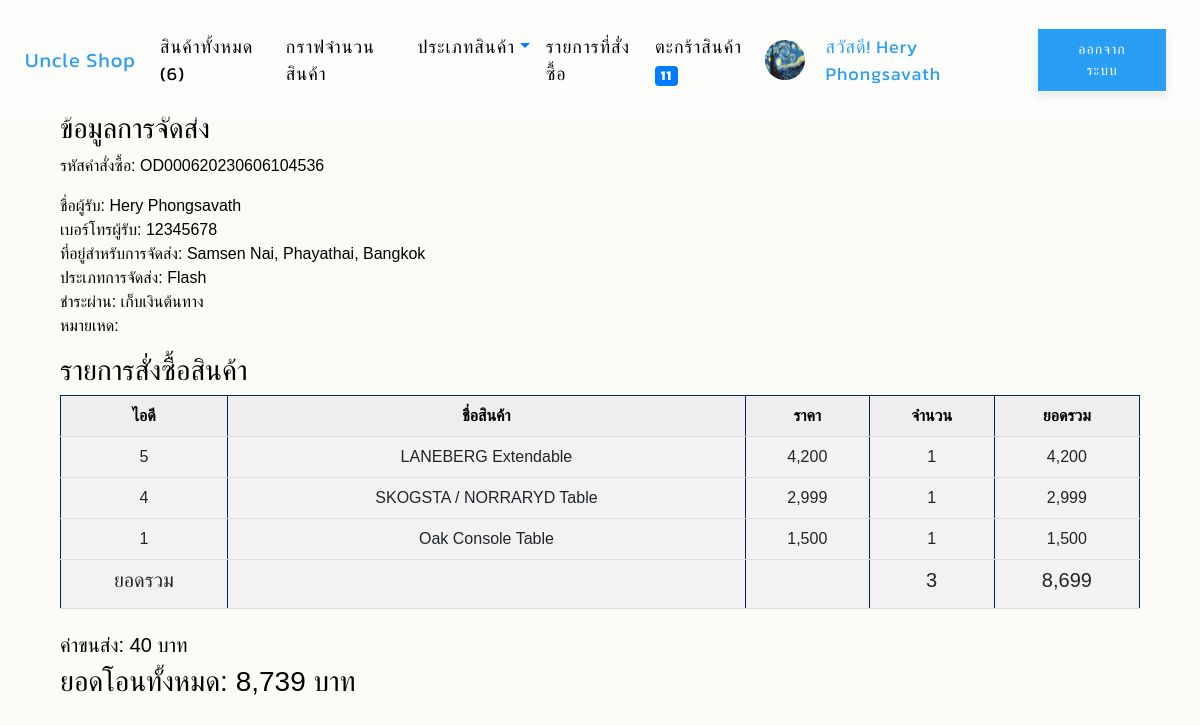
The app's page /myorder/OD000620230606104536/ (signed in) with its own data.
### app_uncle_shop/models.py (models this page shows, shortened)
class Profile(models.Model):
    user = models.OneToOneField(User, on_delete=models.CASCADE)
    photo = models.ImageField(upload_to="photoprofile",
                              null=True, blank=True, default='default.png')
    usertype = models.CharField(max_length=100, default='member')
    cartquan = models.IntegerField(default=0)

class OrderPending(models.Model):
    orderid = models.CharField(max_length=100)
    user = models.ForeignKey(User, on_delete=models.CASCADE)
    name = models.CharField(max_length=100)
    tel = models.CharField(max_length=100)
    address = models.TextField()
    shipping = models.CharField(max_length=100)
    payment = models.CharField(max_length=100)
    other = models.TextField(null=True, blank=True)
    stamp = models.DateTimeField(auto_now_add=True, blank=True, null=True)
    paid = models.BooleanField(default=False)
    confirmed = models.BooleanField(default=False)
    slip = models.ImageField(upload_to="slip", null=True, blank=True)
    slip_time = models.DateField(null=True, blank=True)
    bank_account = models.CharField(
        max_length=50,
        choices=[('KBank', 'KBank'), ('SCB', 'SCB'),
                 ('TTB', 'TTB'), ('KTB', 'KTB'),
                 ('BBL', 'BBL'), ('BAY', 'BAY'),
                 ('อื่นๆ', 'อื่นๆ'), ],
        default='KBank'
    )
    paymentid = models.CharField(max_length=100, null=True, blank=True)
    tracking_number = models.CharField(max_length=100, null=True, blank=True)

class OrderProduct(models.Model):
    orderid = models.CharField(max_length=100)
    productid = models.CharField(max_length=100)
    productname = models.CharField(max_length=100)
    price = models.IntegerField()
    quantity = models.IntegerField()
    total = models.IntegerField()

### app_uncle_shop/views.py (the view)
# urls.py: path('myorder/<str:orderid>/', my_order, name='my-order-page'),
def my_order(request, orderid):
    username = request.user.username
    user = User.objects.get(username=username)
    order_pending = OrderPending.objects.get(orderid=orderid)
    if user != order_pending.user:
        return redirect('all-product-page')
    order_product = OrderProduct.objects.filter(orderid=orderid)
    total = sum([o.total for o in order_product])
    order_pending.total = total
    count = sum([o.quantity for o in order_product])
    if order_pending.shipping == 'flash':
        shipping_cost = sum(
            [20 if i == 0 else 10 for i in range(count)])
    elif order_pending.shipping == 'kerry':
        shipping_cost = sum(
            [20 if i == 0 else 8 for i in range(count)])
    elif order_pending.shipping == 'j&t':
        shipping_cost = sum(
            [20 if i == 0 else 9 for i in range(count)])
    elif order_pending.shipping == 'thailandpost':
        shipping_cost = sum(
            [20 if i == 0 else 12 for i in range(count)])
    else:
        shipping_cost = sum(
            [20 if i == 0 else 11 for i in range(count)])
    if order_pending.payment == 'cod':
        shipping_cost += 10
    order_pending.shipping_cost = shipping_cost
    context = {"order_pending": order_pending,
               "order_product": order_product,
               "total": total, "count": count}
    return render(request, 'app_uncle_shop/my-order.html', context)

### app_uncle_shop/templatetags/custom_tags.py (called while the page is built)
@register.simple_tag
def show_all_product():
    count = AllProduct.objects.count()
    return count

@register.inclusion_tag("app_uncle_shop/all-category.html")
def all_category():
    category = Category.objects.all()
    return {"categories": category}

### app_uncle_shop/templates/app_uncle_shop/my-order.html (shortened to what this page needs)
{% extends 'app_uncle_shop/index.html' %}
{% load humanize %}
{% block content %}
<html>
  <head>
<div class="container">
  <div class="text-color">
  <h3>ข้อมูลการจัดส่ง</h3>
  <p>รหัสคำสั่งซื้อ: {{order_pending.orderid}} </p>
  <p>
    ชื่อผู้รับ: {{order_pending.name}}<br />
    เบอร์โทรผู้รับ: {{order_pending.tel}}<br />
    ที่อยู่สำหรับการจัดส่ง: {{order_pending.address}}<br />
    {% if order_pending.shipping == 'flash' %}
        ประเภทการจัดส่ง: Flash
    {% elif order_pending.shipping == 'kerry' %}
        ประเภทการจัดส่ง: Kerry
    {% elif order_pending.shipping == '่j&t' %}
        ประเภทการจัดส่ง: J&T
    {% elif order_pending.shipping == '่thailandpost' %}
        ประเภทการจัดส่ง: Thailand Post
    {% else %}
        ประเภทการจัดส่ง: ขนส่งอื่นๆ
    {% endif %}<br />
    {% if order_pending.payment == 'paynow' %}
        ชำระผ่าน: เก็บเงินต้นทาง
    {% elif order_pending.payment == 'cod' %}
        ชำระผ่าน: เก็บเงินปลายทาง
    {% elif order_pending.payment == 'transfer' %}
        ชำระผ่าน: โอนเงินเข้าบัญชีธนาคาร
    {% else %}
        ชำระผ่าน: ชำระผ่านช่องทางอื่นๆ
    {% endif %}<br />
        หมายเหด: {{order_pending.other}}<br />
  </p>
</div>
</div>
<div class="container">
  <div class="text-color">
    <h3>รายการสั่งซื้อสินค้า</h3>
  </div>
  <table>
      <tr>
        <th>ไอดี</th>
        <th>ชื่อสินค้า</th>
        <th>ราคา</th>
        <th>จำนวน</th>
        <th>ยอดรวม</th>
      </tr>
        {% for op in order_product %}
      <tr>
        <td>{{op.productid}}</td>
        <td>{{op.productname}}</td>
        <td>{{op.price|intcomma}}</td>
        <td>{{op.quantity|intcomma}}</td>
        <td>{{op.total|intcomma}}</td>
      </tr>
      {% endfor %}
      <tr>
        <td><h5>ยอดรวม</h5></td>
        <td></td>
        <td></td>
        <td><h5>{{count|intcomma}}</h5></td>
        <td><h5>{{total|intcomma}}</h5></td>
      </tr>
  </table>
  <br>
  <div class="text-color">
    <h5>ค่าขนส่ง: {{order_pending.shipping_cost|intcomma}} บาท</h5>
    <h3>ยอดโอนทั้งหมด: {{total|add:order_pending.shipping_cost|intcomma}} บาท</h3>
  </div>
  <div style="padding: 10px"></div>
 </div>
</head>
</html>
{% endblock content %}

### app_uncle_shop/templates/app_uncle_shop/index.html (shortened to what this page needs)
{% load custom_tags %}
{% load static %}
<!DOCTYPE html>
<html lang="en">
  <head>
    <link
      rel="stylesheet"
      href="https://cdn.jsdelivr.net/npm/bootstrap@4.6.1/dist/css/bootstrap.min.css"
    />
    <link rel="stylesheet" href="https://cdnjs.cloudflare.com/ajax/libs/font-awesome/4.7.0/css/font-awesome.min.css">
    <link href="{% static 'css/style.css' %}" rel="stylesheet" />
  </head>
  <body>
    <nav class="navbar navbar-expand-sm bg-lightblue navbar-lightblue">
      <a class="navbar-brand" href="{% url 'home-page' %}"
        ><font color="#2a9df4">Uncle Shop</font></a
      >
      <div class="collapse navbar-collapse" id="collapsibleNavbar">
        <ul class="navbar-nav mr-auto">
          <li class="nav-item">
            <a class="nav-link" href="{% url 'all-product-page' %}"
              ><font color="black">สินค้าทั้งหมด ({% show_all_product %})</font>
            </a>
          </li>
          <li class="nav-item">
            <a class="nav-link" href="{% url 'graph-page' %}"
              ><font color="black">กราฟจำนวนสินค้า</font></a
            >
          </li>
          <li class="nav-item dropdown">
            <a
              class="nav-link dropdown-toggle"
              href="#"
              id="dropdown01"
              data-toggle="dropdown"
              aria-haspopup="true"
              aria-expanded="false"
              ><font color="black">ประเภทสินค้า</font></a
            >
          </li>
          {% if user.is_authenticated and user.profile.usertype == 'member' %}
          <li class="nav-item">
            <a class="nav-link" href="{% url 'order-product-page' %}"
              ><font color="black">รายการที่สั่งซื้อ</font>
            </a>
          </li>
          <li class="nav-item">
            <a class="nav-link" href="{% url 'my-cart-page' %}"
              ><font color="black">ตะกร้าสินค้า</font>
              <span class="badge bg-primary"
                ><font color="white">{{user.profile.cartquan}}</font></span
              >
            </a>
          </li>
          {% endif %}
        </ul>
        {% if user.is_authenticated %}
        <img
          src="{{user.profile.photo.url}}"
          width="40"
          height="40"
          class="rounded-circle"
        />&nbsp&nbsp
        <a style="color: #2a9df4; margin: 5px">
          สวัสดี! {{user.first_name}} {{user.last_name}}&nbsp&nbsp
        </a>
        <a class="button-blue" href="{% url 'logout' %}">ออกจากระบบ</a>&nbsp
        {% else %}
        <a class="button-blue" href="{% url 'register-page' %}"
          >สมัครสมาชิก</a
        >&nbsp&nbsp&nbsp
        <a class="button-blue" href="{% url 'login' %}">เข้าสู่ระบบ</a>
        {% endif %}
      </div>
    </nav>
    <div style="padding: 46px"></div>
    <div class="container" style="margin-top: 20px;">
    {% block content %}
    {% endblock content %}
    </div>
  </body>
</html>

### static/css/style.css (style rules this page uses)
body { font-family: "Kanit", sans-serif; font-size: 16px; font-weight: normal; background: #fbfbf7; height: 100%; font-family: Arial; }
.navbar { position: fixed; z-index: 10; font-size: 24px; letter-spacing: 1px; padding: 25px; width: 100vw; background: rgb(0 0 0 / 50%); }
a { font-family: "Kanit", sans-serif; font-size: 18px; }
table { border-collapse: collapse; width: 100%; background-color: #f2f2f2; }
th, td { border: 1px solid #03254c; padding: 8px; text-align: center; border-bottom: 1px solid #ddd; }
th { background-color: #eee; color: black; }
* { transition: all 0.3s ease-out; }

### app_uncle_shop/templates/app_uncle_shop/index.html (style rules this page uses)
.navbar { position: fixed; z-index: 10; letter-spacing: 1px; padding: 25px; width: 100vw; background: rgb(255 255 255 / 50%); }

### app_uncle_shop/templates/app_uncle_shop/my-order.html (style rules this page uses)
.text-color { color: black; }
table { border-collapse: collapse; width: 100%; background-color: #f2f2f2; }
th, td { padding: 8px; text-align: center; border-bottom: 1px solid #ddd; }

### records on screen
OrderPending: orderid "OD000620230606104536", name "Hery Phongsavath", tel "12345678", address "Samsen Nai, Phayathai, Bangkok", shipping_cost "40", shipping_cost "8,739"
OrderProduct: productid "5", productname "LANEBERG Extendable", price "4,200", quantity "1", total "4,200"
OrderProduct: productid "4", productname "SKOGSTA / NORRARYD Table", price "2,999", quantity "1", total "2,999"
OrderProduct: productid "1", productname "Oak Console Table", price "1,500", quantity "1", total "1,500"

### other values on screen
{{ user.profile.cartquan }} "11"
{{ user.first_name }} "Hery"
{{ user.last_name }} "Phongsavath"
{{ count|intcomma }} "3"
{{ total|intcomma }} "8,699"
